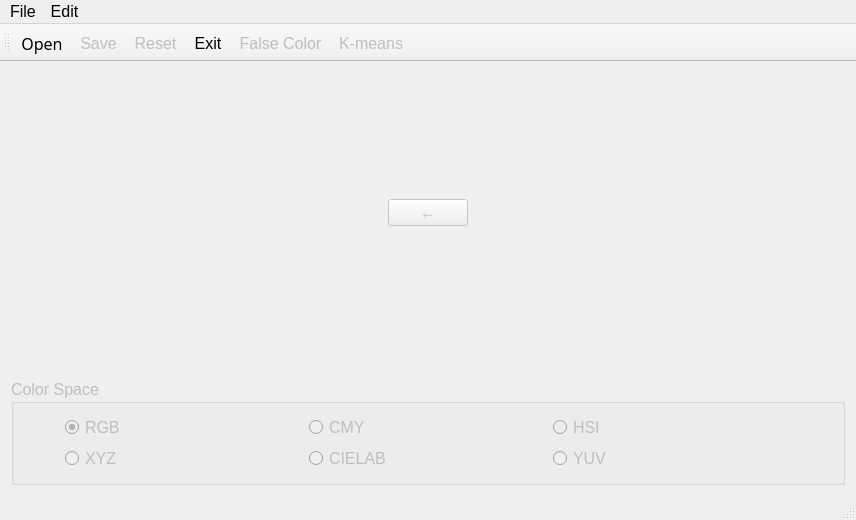
<?xml version="1.0" encoding="UTF-8"?>
<ui version="4.0">
 <class>MainWindow</class>
 <widget class="QMainWindow" name="MainWindow">
  <property name="geometry">
   <rect>
    <x>0</x>
    <y>0</y>
    <width>856</width>
    <height>520</height>
   </rect>
  </property>
  <property name="windowTitle">
   <string>MainWindow</string>
  </property>
  <widget class="QWidget" name="centralWidget">
   <layout class="QGridLayout" name="gridLayout_3">
    <item row="0" column="0">
     <layout class="QGridLayout" name="gridLayout_2">
      <item row="0" column="0">
       <widget class="QLabel" name="srcImgLabel">
        <property name="sizePolicy">
         <sizepolicy hsizetype="Expanding" vsizetype="Expanding">
          <horstretch>0</horstretch>
          <verstretch>0</verstretch>
         </sizepolicy>
        </property>
        <property name="text">
         <string/>
        </property>
        <property name="alignment">
         <set>Qt::AlignCenter</set>
        </property>
       </widget>
      </item>
      <item row="0" column="1">
       <layout class="QVBoxLayout" name="verticalLayout">
        <item>
         <widget class="QPushButton" name="toLeftPushButtion">
          <property name="enabled">
           <bool>false</bool>
          </property>
          <property name="sizePolicy">
           <sizepolicy hsizetype="Minimum" vsizetype="Fixed">
            <horstretch>0</horstretch>
            <verstretch>0</verstretch>
           </sizepolicy>
          </property>
          <property name="minimumSize">
           <size>
            <width>40</width>
            <height>0</height>
           </size>
          </property>
          <property name="font">
           <font>
            <pointsize>12</pointsize>
           </font>
          </property>
          <property name="text">
           <string>←</string>
          </property>
         </widget>
        </item>
       </layout>
      </item>
      <item row="0" column="2">
       <widget class="QLabel" name="dstImgLabel">
        <property name="sizePolicy">
         <sizepolicy hsizetype="Expanding" vsizetype="Expanding">
          <horstretch>0</horstretch>
          <verstretch>0</verstretch>
         </sizepolicy>
        </property>
        <property name="text">
         <string/>
        </property>
        <property name="alignment">
         <set>Qt::AlignCenter</set>
        </property>
       </widget>
      </item>
      <item row="1" column="2">
       <widget class="QLabel" name="colorbarLabel">
        <property name="sizePolicy">
         <sizepolicy hsizetype="Preferred" vsizetype="Fixed">
          <horstretch>0</horstretch>
          <verstretch>0</verstretch>
         </sizepolicy>
        </property>
        <property name="minimumSize">
         <size>
          <width>0</width>
          <height>15</height>
         </size>
        </property>
        <property name="text">
         <string/>
        </property>
       </widget>
      </item>
     </layout>
    </item>
    <item row="1" column="0">
     <widget class="QGroupBox" name="rdoBtnGroupBox">
      <property name="enabled">
       <bool>false</bool>
      </property>
      <property name="sizePolicy">
       <sizepolicy hsizetype="Preferred" vsizetype="Fixed">
        <horstretch>0</horstretch>
        <verstretch>0</verstretch>
       </sizepolicy>
      </property>
      <property name="font">
       <font>
        <pointsize>12</pointsize>
       </font>
      </property>
      <property name="title">
       <string>Color Space</string>
      </property>
      <layout class="QGridLayout" name="gridLayout">
       <item row="0" column="0" rowspan="2">
        <spacer name="horizontalSpacer">
         <property name="orientation">
          <enum>Qt::Horizontal</enum>
         </property>
         <property name="sizeType">
          <enum>QSizePolicy::Fixed</enum>
         </property>
         <property name="sizeHint" stdset="0">
          <size>
           <width>40</width>
           <height>20</height>
          </size>
         </property>
        </spacer>
       </item>
       <item row="1" column="3">
        <widget class="QRadioButton" name="YUVRadioButtion">
         <property name="font">
          <font>
           <pointsize>12</pointsize>
          </font>
         </property>
         <property name="layoutDirection">
          <enum>Qt::LeftToRight</enum>
         </property>
         <property name="text">
          <string>YUV</string>
         </property>
        </widget>
       </item>
       <item row="1" column="2">
        <widget class="QRadioButton" name="LabRadioButtion">
         <property name="font">
          <font>
           <pointsize>12</pointsize>
          </font>
         </property>
         <property name="layoutDirection">
          <enum>Qt::LeftToRight</enum>
         </property>
         <property name="text">
          <string>CIELAB</string>
         </property>
        </widget>
       </item>
       <item row="1" column="1">
        <widget class="QRadioButton" name="XYZRadioButtion">
         <property name="font">
          <font>
           <pointsize>12</pointsize>
          </font>
         </property>
         <property name="text">
          <string>XYZ</string>
         </property>
        </widget>
       </item>
       <item row="0" column="3">
        <widget class="QRadioButton" name="HSIRadioButtion">
         <property name="font">
          <font>
           <pointsize>12</pointsize>
          </font>
         </property>
         <property name="layoutDirection">
          <enum>Qt::LeftToRight</enum>
         </property>
         <property name="text">
          <string>HSI</string>
         </property>
        </widget>
       </item>
       <item row="0" column="2">
        <widget class="QRadioButton" name="CMYRadioButtion">
         <property name="font">
          <font>
           <pointsize>12</pointsize>
          </font>
         </property>
         <property name="layoutDirection">
          <enum>Qt::LeftToRight</enum>
         </property>
         <property name="text">
          <string>CMY</string>
         </property>
        </widget>
       </item>
       <item row="0" column="1">
        <widget class="QRadioButton" name="RGBRadioButton">
         <property name="font">
          <font>
           <pointsize>12</pointsize>
          </font>
         </property>
         <property name="text">
          <string>RGB</string>
         </property>
         <property name="checked">
          <bool>true</bool>
         </property>
        </widget>
       </item>
       <item row="0" column="4" rowspan="2">
        <spacer name="horizontalSpacer_2">
         <property name="orientation">
          <enum>Qt::Horizontal</enum>
         </property>
         <property name="sizeType">
          <enum>QSizePolicy::Fixed</enum>
         </property>
         <property name="sizeHint" stdset="0">
          <size>
           <width>40</width>
           <height>20</height>
          </size>
         </property>
        </spacer>
       </item>
      </layout>
     </widget>
    </item>
   </layout>
  </widget>
  <widget class="QMenuBar" name="menuBar">
   <property name="geometry">
    <rect>
     <x>0</x>
     <y>0</y>
     <width>856</width>
     <height>22</height>
    </rect>
   </property>
   <property name="font">
    <font>
     <pointsize>12</pointsize>
    </font>
   </property>
   <widget class="QMenu" name="menuFile">
    <property name="font">
     <font>
      <pointsize>12</pointsize>
     </font>
    </property>
    <property name="title">
     <string>File</string>
    </property>
    <addaction name="actionOpen"/>
    <addaction name="actionSave"/>
    <addaction name="actionReset"/>
    <addaction name="actionExit"/>
   </widget>
   <widget class="QMenu" name="menuEdit">
    <property name="font">
     <font>
      <pointsize>12</pointsize>
     </font>
    </property>
    <property name="title">
     <string>Edit</string>
    </property>
    <addaction name="actionFalse_Color"/>
    <addaction name="actionK_means"/>
   </widget>
   <addaction name="menuFile"/>
   <addaction name="menuEdit"/>
  </widget>
  <widget class="QToolBar" name="mainToolBar">
   <property name="enabled">
    <bool>true</bool>
   </property>
   <property name="font">
    <font>
     <pointsize>12</pointsize>
    </font>
   </property>
   <property name="iconSize">
    <size>
     <width>32</width>
     <height>32</height>
    </size>
   </property>
   <attribute name="toolBarArea">
    <enum>TopToolBarArea</enum>
   </attribute>
   <attribute name="toolBarBreak">
    <bool>false</bool>
   </attribute>
   <addaction name="actionOpen"/>
   <addaction name="actionSave"/>
   <addaction name="actionReset"/>
   <addaction name="actionExit"/>
   <addaction name="actionFalse_Color"/>
   <addaction name="actionK_means"/>
  </widget>
  <widget class="QStatusBar" name="statusBar">
   <property name="font">
    <font>
     <pointsize>12</pointsize>
    </font>
   </property>
  </widget>
  <action name="actionOpen">
   <property name="icon">
    <iconset resource="myres.qrc">
     <normaloff>:/Icon/icons/document-open.svg</normaloff>:/Icon/icons/document-open.svg</iconset>
   </property>
   <property name="text">
    <string>Open</string>
   </property>
   <property name="font">
    <font>
     <family>Abyssinica SIL</family>
     <pointsize>12</pointsize>
    </font>
   </property>
   <property name="shortcut">
    <string>Ctrl+O</string>
   </property>
  </action>
  <action name="actionSave">
   <property name="enabled">
    <bool>false</bool>
   </property>
   <property name="icon">
    <iconset resource="myres.qrc">
     <normaloff>:/Icon/icons/document-save.svg</normaloff>:/Icon/icons/document-save.svg</iconset>
   </property>
   <property name="text">
    <string>Save</string>
   </property>
   <property name="font">
    <font>
     <pointsize>12</pointsize>
    </font>
   </property>
   <property name="shortcut">
    <string>Ctrl+S</string>
   </property>
  </action>
  <action name="actionExit">
   <property name="icon">
    <iconset resource="myres.qrc">
     <normaloff>:/Icon/icons/application-exit.svg</normaloff>:/Icon/icons/application-exit.svg</iconset>
   </property>
   <property name="text">
    <string>Exit</string>
   </property>
   <property name="font">
    <font>
     <pointsize>12</pointsize>
    </font>
   </property>
   <property name="shortcut">
    <string>Ctrl+Q</string>
   </property>
  </action>
  <action name="actionReset">
   <property name="enabled">
    <bool>false</bool>
   </property>
   <property name="icon">
    <iconset resource="myres.qrc">
     <normaloff>:/Icon/icons/document-revert.svg</normaloff>:/Icon/icons/document-revert.svg</iconset>
   </property>
   <property name="text">
    <string>Reset</string>
   </property>
   <property name="font">
    <font>
     <pointsize>12</pointsize>
    </font>
   </property>
   <property name="shortcut">
    <string>Ctrl+R</string>
   </property>
  </action>
  <action name="actionFalse_Color">
   <property name="enabled">
    <bool>false</bool>
   </property>
   <property name="text">
    <string>False Color</string>
   </property>
   <property name="font">
    <font>
     <pointsize>12</pointsize>
    </font>
   </property>
   <property name="shortcut">
    <string>Ctrl+F</string>
   </property>
  </action>
  <action name="actionK_means">
   <property name="enabled">
    <bool>false</bool>
   </property>
   <property name="text">
    <string>K-means</string>
   </property>
   <property name="font">
    <font>
     <pointsize>12</pointsize>
    </font>
   </property>
   <property name="shortcut">
    <string>Ctrl+K</string>
   </property>
  </action>
 </widget>
 <layoutdefault spacing="6" margin="11"/>
 <resources>
  <include location="myres.qrc"/>
 </resources>
 <connections/>
</ui>
